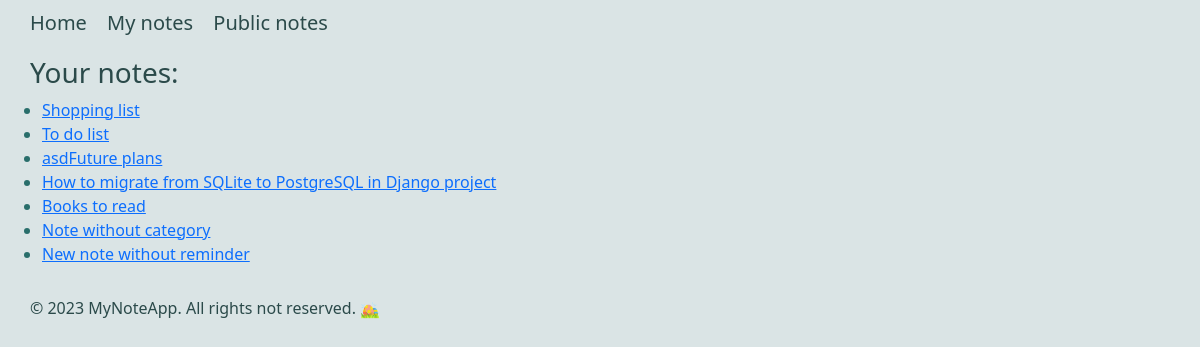
Screenshot of /my_notes/ (signed in) with the database file from the repository.
### notes/models.py (models this page shows, shortened)
class Note(models.Model):
    title = models.CharField(max_length=200)
    text = models.TextField()
    created_date = models.DateTimeField(auto_now_add=True)
    upd_date = models.DateTimeField(auto_now=True)
    reminder = models.DateTimeField(null=True, blank=True)
    author = models.ForeignKey(User, on_delete=models.CASCADE)
    category = models.ForeignKey(Category, on_delete=models.CASCADE, related_name='notes', null=True, blank=True)
    public = models.BooleanField(default=False)

### notes/views.py (the view)
# urls.py: path('my_notes/', views.my_notes, name='my_notes'),
def my_notes(request):
    if not request.user.is_authenticated:
        messages.error(request, "You must be logged in to view your notes.")
        return redirect('notes:login')
    notes = Note.objects.filter(author=request.user)
    context = {'notes': notes}
    return render(request, 'notes/my_notes.html', context)

### notes/templates/notes/my_notes.html
{%  extends 'base.html' %}
{% block content %}
    <h3>Your notes:</h3>
    {% if notes %}
        <ul>
            {% for user_note in notes %}
                <li><a href="{% url 'notes:note_detail' user_note.id %}">{{ user_note.title }}</a></li>
            {% endfor %}
        </ul>
    {% else %}
        <p style="font-style: italic">You have no notes yet</p>
    {% endif %}
{% endblock %}

### notes/static/notes/css/notes.css (style rules this page uses)
body { background-color: #dae4e5; }
h2, h3, p { color: #2b4a4a; margin-left: 30px; }
li { color: #296e6b; margin-left: 10px; }

### rows the page displays
Note: title "Shopping list"
Note: title "To do list"
Note: title "asdFuture plans"
Note: title "How to migrate from SQLite to PostgreSQL in Django project"
Note: title "Books to read"
Note: title "Note without category"
Note: title "New note without reminder"
